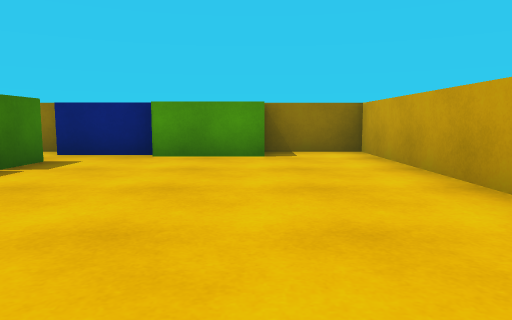
view 1 (above)

20 first-person views from a walk through a 3-D level made in the Unity game engine. The camera is 0.62 m above the floor, tilts 6° down and sees 70° across. The floor is counted in squares, 1 m on a side. Each view is taken from the middle of a square. On the plan, view 1 faces up. The plan holds only what a view shows up to about 10 squares ahead; the rest is blank. The place goes on beyond the plan. The player character is not drawn. Surface patterns are stand-ins for the level's own textures.

view 2
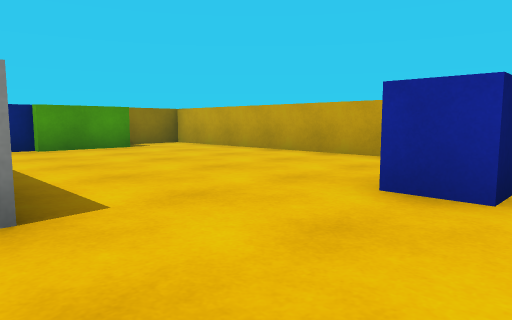

view 3
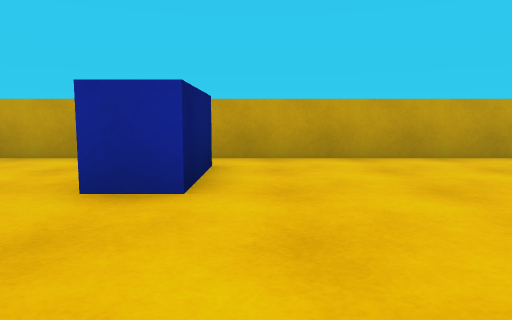

view 4
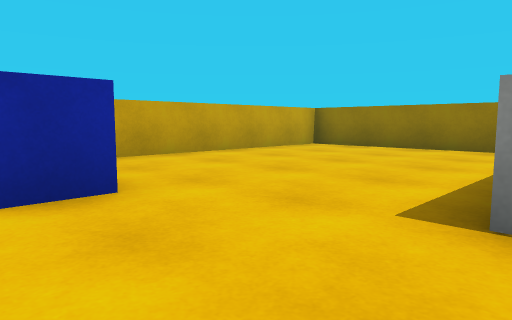

view 5
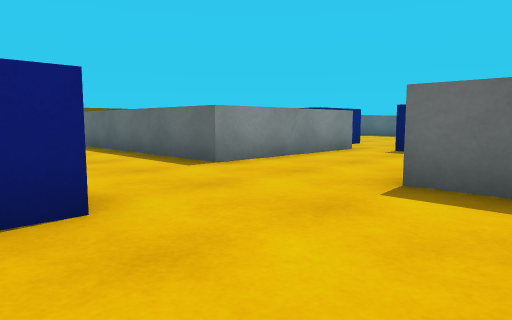

view 6
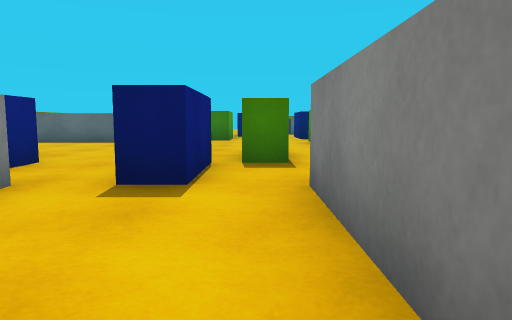

view 7
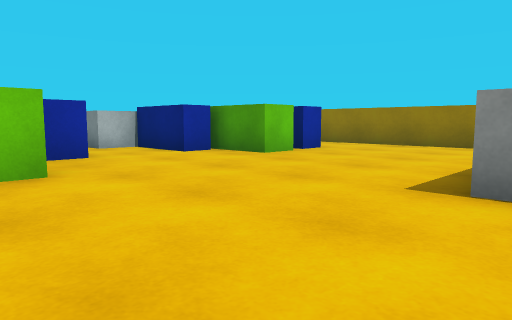

view 8
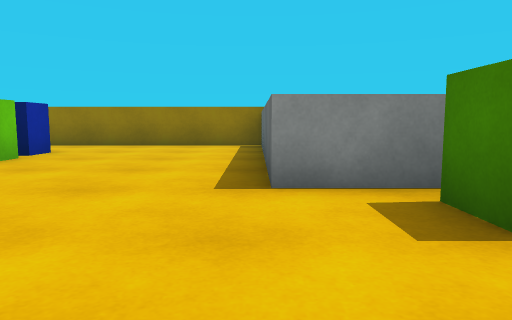

view 9
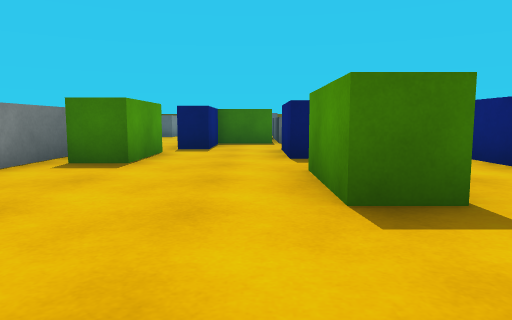

view 10
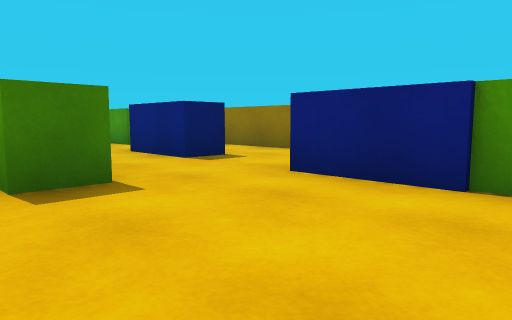

view 11
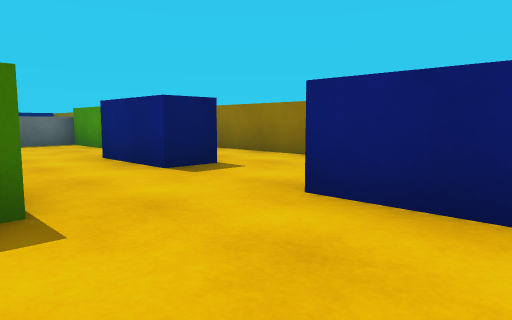

view 12
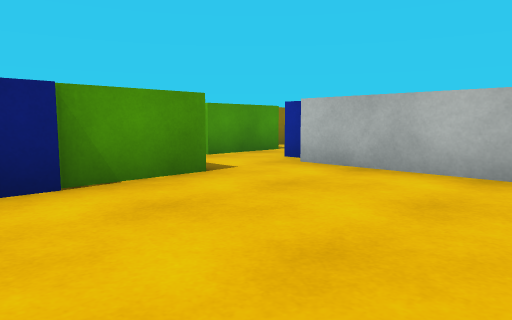

view 13
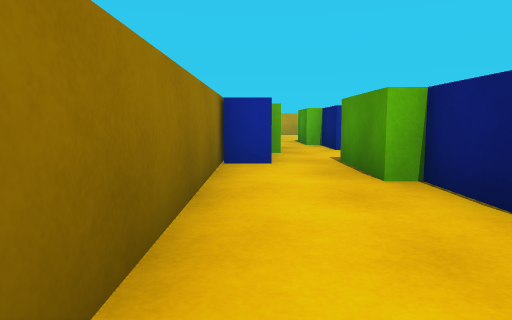

view 14
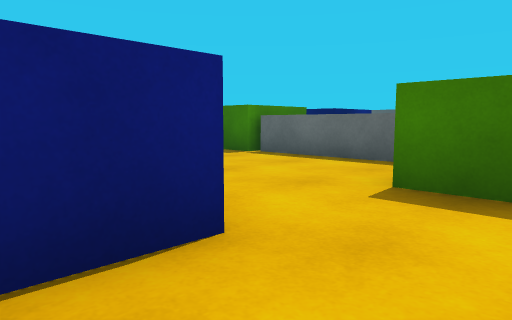

view 15
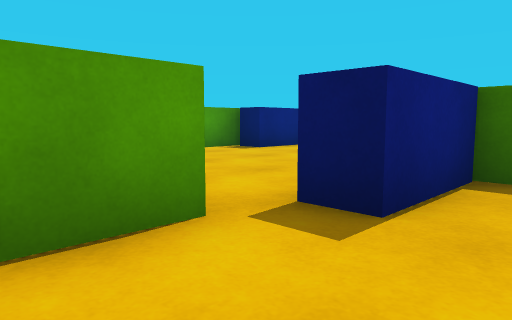

view 16
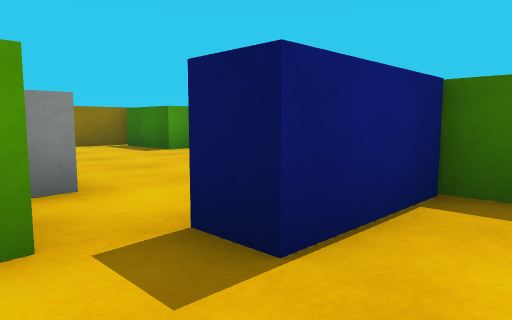

view 17
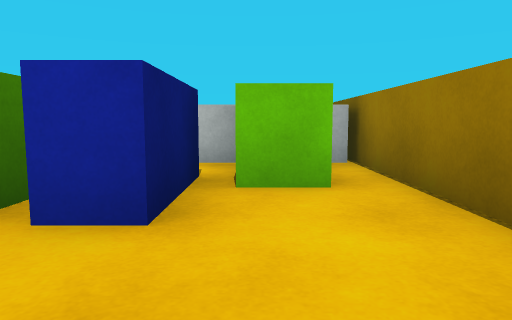

view 18
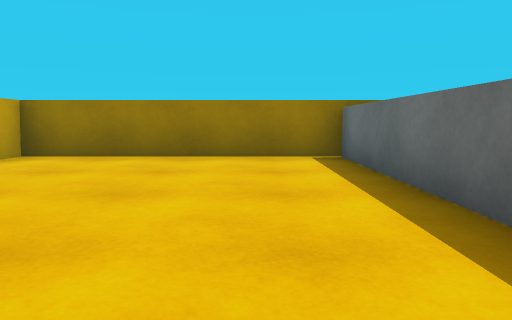

view 19
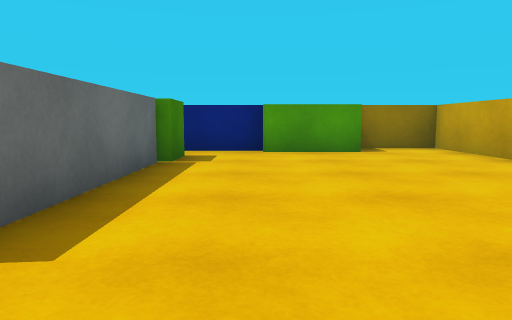

view 20
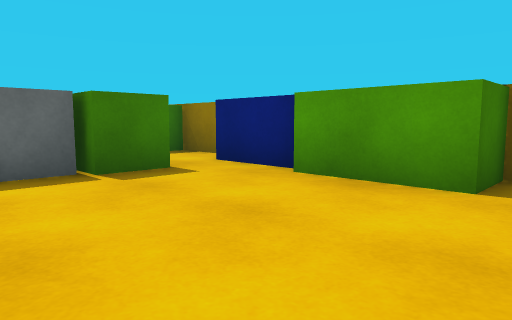

### Floor plan
Points are (right, up) in squares from view 1. A wall is a line through its corners. A room is listed if a view was taken in it or the views show most of it. See-through windows are left out.
Room 1 (views 1, 2, 3, 4, 5, 6, 7, 8, 9, 10, 11, 12, 13, 14, 15, 16, 17, 18, 19, 20)
walls: (-7.5, 1.8) (-7.5, 4.5); (-7.5, -3.4) (-7.5, -2.4) (-3.5, -2.4) (-3.5, -8.5) (2.2, -8.5) (2.2, -1.2); (-16.2, -2.4) (-15.1, -2.4) (-15.1, -3.1); (-7.5, -6.8) (-7.5, -6.1); (-9, 7.5) (-17.9, 7.5); (-19.2, -2.4) (-18.8, -2.4); (-3.5, 4.5) (-3.5, 0.5) (-7.6, 0.5); (-15.2, -8.5) (-6.9, -8.5); (-4, 7.5) (-5.9, 7.5); (-21.5, 5.5) (-21.5, 1.6); (2.2, 1) (2.2, 7.5) (0.1, 7.5); (-23.5, -6.2) (-22.4, -6.2) (-22.4, -8.2); (-22.6, -8.5) (-21.1, -8.5)
objects: blue block (-24, -6) to (-23, -5); other object (-24, 0) to (-24, 1); green block (-23, 1) to (-22, 1); blue block (-21, -1) to (-19, 0); green block (-21, 6) to (-20, 7); blue block (-19, 2) to (-17, 2); green block (-18, -2) to (-17, -1); blue block (-17, 5) to (-16, 5); green block (-15, 2) to (-14, 2); blue block (-13, 5) to (-11, 5); blue block (-11, -6) to (-9, -6); green block (-11, -5) to (-9, -5); green block (-11, 0) to (-10, 0); green block (-10, 5) to (-9, 5); green block (-9, -7) to (-8, -7); blue block (-9, -4) to (-8, -4); blue block (-9, -1) to (-8, -1); blue block (-9, 7) to (-8, 7); blue block (-7, 5) to (-6, 5); green block (-7, 7) to (-6, 7); green block (-5, 5) to (-4, 5); blue block (-3, 7) to (-2, 7); blue block (-1, -1) to (1, -1); green block (-1, 7) to (0, 7)

Positions as (right, up) in squares from view 1, and headings:
1: (0, 0), facing up
2: (-4, -2), facing up-right
3: (-4, -2), facing right
4: (-4, 0), facing down-right
5: (0, 2), facing down-left
6: (-4, 0), facing left
7: (-16, 1), facing down-right
8: (-15, 1), facing down
9: (-11, 1), facing left
10: (-10, 1), facing up-left
11: (-11, 2), facing up-left
12: (-12, 1), facing up-right
13: (-15, 7), facing right
14: (-16, 7), facing down-left
15: (-17, 1), facing down-left
16: (-18, 1), facing down-left
17: (-13, -7), facing right
18: (-2, -2), facing down
19: (-2, -1), facing up
20: (1, 3), facing up-left
